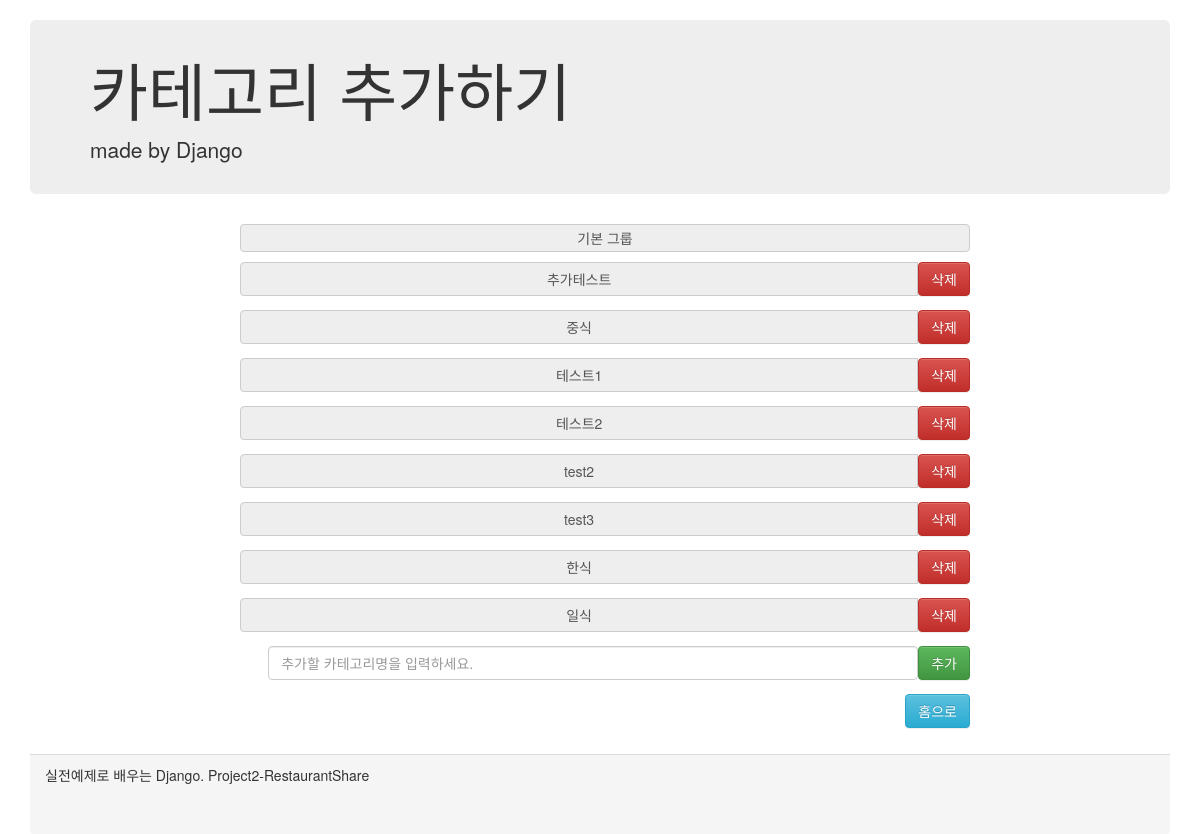
/categoryCreate/, run on the app's committed database.
### shareRes/models.py (models this page shows)
class Category(models.Model):
    category_name = models.CharField(max_length = 100)

### shareRes/views.py (the view)
# urls.py: path('categoryCreate/', views.categoryCreate, name = 'cateCreatePage'),
def categoryCreate(request):
    categories = Category.objects.all()
    content = {
        'categories' : categories
    }
    return render(request, 'shareRes/categoryCreate.html', content)

### shareRes/Templates/shareRes/categoryCreate.html (shortened to what this page needs)
<html lang="en">
<head>
    <link rel="stylesheet" href="https://maxcdn.bootstrapcdn.com/bootstrap/3.3.2/css/bootstrap.min.css">
    <link rel="stylesheet" href="https://maxcdn.bootstrapcdn.com/bootstrap/3.3.2/css/bootstrap-theme.min.css">
</head>
<body>
    <div class="container">
        <div class="header">
            <div class="jumbotron">
                <h1>카테고리 추가하기</h1>
                <p>made by Django</p>
            </div>
        </div>
        <div class="content">
                <div class="inputDiv">
                    {%for category in categories%}
                    {% if category.id == 7 %}
                    <div class = "input-group">
                        <span class = "input-group-addon" style = "border:1px solid #ccc; border-radius: 4px;">기본 그룹</span>
                    </div>
                    {% endif %}
                    {% endfor %}
                    {% for category in categories %}
                    {% if category.id != 7 %}
                    <form action = "./delete" method = "POST"> {% csrf_token%}
                        <div class = "input-group">
                            <span class = "input-group-addon" id = "" style = "border:1px solid #ccc; border-radius - 4px;">{{category.category_name}}</span>
                            <input type = "submit" class = "resAddBtn btn btn-danger" role = "button" value = "삭제"/>
                        </div>
                    </form>
                    {% endif %}
                    {% endfor %}
                    <form action="./create" method="POST" onsubmit="return categoryAddCheckFrom();">{% csrf_token %}
                        <div class="input-group">
                            <input type="submit" class="resAddBtn btn btn-success" role="button" value="추가"/>
                            <input id="categoryName" name="categoryName" type="text" class="form-control" placeholder="추가할 카테고리명을 입력하세요." style="width:650px; float:right; border-radius:4px;">
                        </div>
                    </form>
                    <a href ="/" class="resAddBtn btn btn-info" role="button">홈으로</a>
                </div>
        </div>
        <div class="panel-footer">
            실전예제로 배우는 Django. Project2-RestaurantShare
        </div>
    </div>
</body>
</html>

### shareRes/Templates/shareRes/categoryCreate.html (style rules this page uses)
.container { margin-top: 20px; }
.jumbotron { padding-top:15px; padding-bottom:15px; }
.content { min-height: 60%; margin: auto; }
.inputDiv { margin-left: 200px; margin-right: 200px; margin-bottom: 50px; }
.input-group-addon { width:700px; }
.input-group { margin:10px; width: 730px; }
.resAddBtn { float:right; }
.panel-footer { margin-top: 50px; height: 10%; }

### data on the page
Category: shows "기본 그룹"
Category: category_name "추가테스트"
Category: category_name "중식"
Category: category_name "테스트1"
Category: category_name "테스트2"
Category: category_name "test2"
Category: category_name "test3"
Category: category_name "한식"
Category: category_name "일식"
